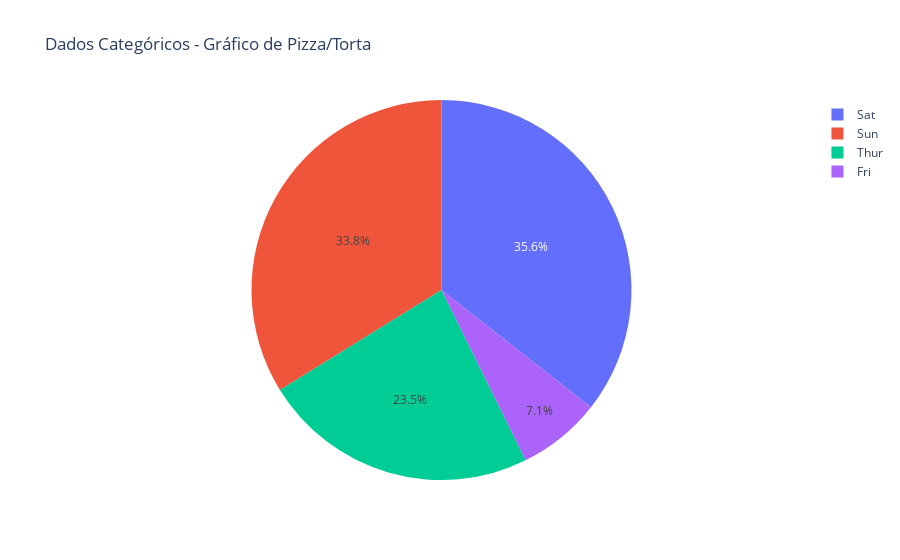

The notebook cell this image was saved under:
### Code cell
df = px.data.tips()

fig = px.pie(
    df, values="tip", names="day", title="Dados Categóricos - Gráfico de Pizza/Torta"
)

fig.show()

### Figure 1 — Plotly figure (JSON) as saved in the notebook; plotly's stock layout.template omitted (floating-point values rounded to 4 significant figures; data arrays with more than 128 entries replaced by an {"elided": "..."} marker saying what was removed)
{"data": [{"domain": {"x": [0, 1], "y": [0, 1]}, "hovertemplate": "day=%{label}<br>tip=%{value}<extra></extra>", "labels": {"elided": "244 str values"}, "legendgroup": "", "name": "", "showlegend": true, "type": "pie", "values": {"elided": "244 float values"}}], "layout": {"legend": {"tracegroupgap": 0}, "title": {"text": "Dados Categóricos - Gráfico de Pizza/Torta"}}}
